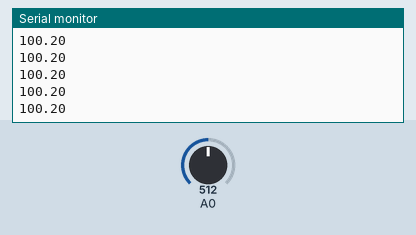
Bench run of a sketch on a simulated Arduino Uno, built with avr-gcc and run on an emulated ATmega328P. On the bench: the last lines printed to the serial monitor. The inputs (shaded band) are chosen by the test bench; at power-on: A0 = 512.

Above: at 1.2 s.
1.3 s: A0 set to 1013
At 1.32 s:
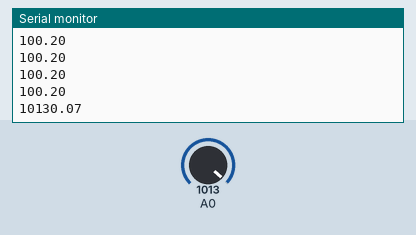
2.8 s: A0 set to 1023
At 2.94 s:
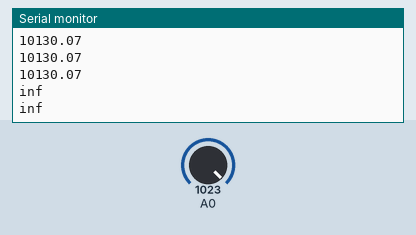

The sketch:

sketch_aug30a.ino
```cpp
long int Res_1Lux = 1000000;
float k = 1;

void setup() {
  Serial.begin(9600);
}

void loop() {
  int Val = analogRead(A0);
  float Vsig = (float)(5.0/1023.0)*Val;
  float Rf = 10000.0*((5.0/Vsig)-1);
  float Lux = (float)pow((Rf/Res_1Lux),(-1.0/k));
  Serial.println(Lux);
  delay(100);
}
```

Measured:
- the behaviour switches between 1022 and 1023 on A0 (found by bisection; images 1 and 2)
- after the input at 1.3 s, the serial monitor: prints a new line at once (image 1)
- after the input at 2.8 s, the serial monitor: prints a new line at once (image 2)
